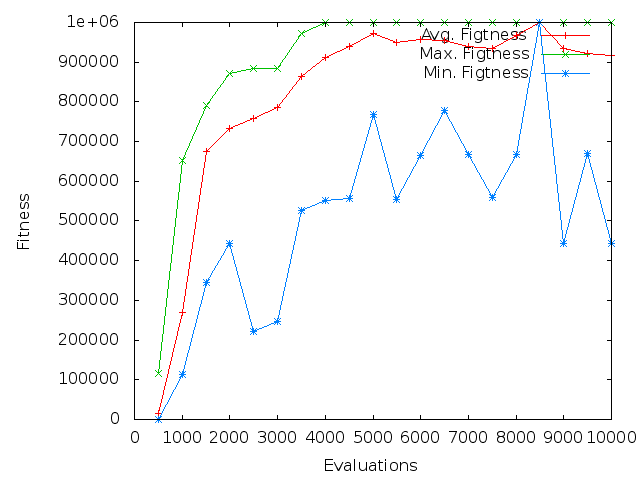

Source code (gnuplot):
#!/usr/bin/gnuplot -persist
#
#    
#    	G N U P L O T
#    	Version 4.4 patchlevel 0
#    	last modified March 2010
#    	System: Linux 2.6.35-32-generic
#    
#    	Copyright (C) 1986-1993, 1998, 2004, 2007-2010
#    	Thomas Williams, Colin Kelley and many others
#    
#    	gnuplot home:     http://www.gnuplot.info
#    	faq, bugs, etc:   type "help seeking-assistance"
#    	immediate help:   type "help"
#    	plot window:      hit 'h'
# set terminal wxt 0
# set output
unset clip points
set clip one
unset clip two
set bar 1.000000 front
set border 31 front linetype -1 linewidth 1.000
set xdata
set ydata
set zdata
set x2data
set y2data
set timefmt x "%d/%m/%y,%H:%M"
set timefmt y "%d/%m/%y,%H:%M"
set timefmt z "%d/%m/%y,%H:%M"
set timefmt x2 "%d/%m/%y,%H:%M"
set timefmt y2 "%d/%m/%y,%H:%M"
set timefmt cb "%d/%m/%y,%H:%M"
set boxwidth
set style fill  empty border
set style rectangle back fc lt -3 fillstyle   solid 1.00 border lt -1
set dummy x,y
set format x "% g"
set format y "% g"
set format x2 "% g"
set format y2 "% g"
set format z "% g"
set format cb "% g"
set angles radians
unset grid
set key title ""
set key inside right top vertical Right noreverse enhanced autotitles nobox
set key noinvert samplen 4 spacing 1 width 0 height 0 
unset label
unset arrow
set style increment default
unset style line
unset style arrow
set style histogram clustered gap 2 title  offset character 0, 0, 0
unset logscale
set offsets 0, 0, 0, 0
set pointsize 1
set encoding default
unset polar
unset parametric
unset decimalsign
set view 60, 30, 1, 1  
set samples 100, 100
set isosamples 10, 10
set surface
unset contour
set clabel '%8.3g'
set mapping cartesian
set datafile separator whitespace
unset hidden3d
set cntrparam order 4
set cntrparam linear
set cntrparam levels auto 5
set cntrparam points 5
set size ratio 0 1,1
set origin 0,0
set style data points
set style function lines
set xzeroaxis linetype -2 linewidth 1.000
set yzeroaxis linetype -2 linewidth 1.000
set zzeroaxis linetype -2 linewidth 1.000
set x2zeroaxis linetype -2 linewidth 1.000
set y2zeroaxis linetype -2 linewidth 1.000
set ticslevel 0.5
set mxtics default
set mytics default
set mztics default
set mx2tics default
set my2tics default
set mcbtics default
set xtics border in scale 1,0.5 mirror norotate  offset character 0, 0, 0
set xtics autofreq  norangelimit
set ytics border in scale 1,0.5 mirror norotate  offset character 0, 0, 0
set ytics autofreq  norangelimit
set ztics border in scale 1,0.5 nomirror norotate  offset character 0, 0, 0
set ztics autofreq  norangelimit
set nox2tics
set noy2tics
set cbtics border in scale 1,0.5 mirror norotate  offset character 0, 0, 0
set cbtics autofreq  norangelimit
set title "" 
set title  offset character 0, 0, 0 font "" norotate
set timestamp bottom 
set timestamp "" 
set timestamp  offset character 0, 0, 0 font "" norotate
set rrange [ * : * ] noreverse nowriteback  # (currently [8.98847e+307:-8.98847e+307] )
set trange [ * : * ] noreverse nowriteback  # (currently [-5.00000:5.00000] )
set urange [ * : * ] noreverse nowriteback  # (currently [-10.0000:10.0000] )
set vrange [ * : * ] noreverse nowriteback  # (currently [-10.0000:10.0000] )
set xlabel "Evaluations" 
set xlabel  offset character 0, 0, 0 font "" textcolor lt -1 norotate
set x2label "" 
set x2label  offset character 0, 0, 0 font "" textcolor lt -1 norotate
set xrange [ * : * ] noreverse nowriteback  # (currently [0.00000:10000.0] )
set x2range [ * : * ] noreverse nowriteback  # (currently [500.000:10000.0] )
set ylabel "Fitness" 
set ylabel  offset character 0, 0, 0 font "" textcolor lt -1 rotate by -270
set y2label "" 
set y2label  offset character 0, 0, 0 font "" textcolor lt -1 rotate by -270
set yrange [ * : * ] noreverse nowriteback  # (currently [0.00000:1.00000e+06] )
set y2range [ * : * ] noreverse nowriteback  # (currently [263.853:999275.] )
set zlabel "" 
set zlabel  offset character 0, 0, 0 font "" textcolor lt -1 norotate
set zrange [ * : * ] noreverse nowriteback  # (currently [-10.0000:10.0000] )
set cblabel "" 
set cblabel  offset character 0, 0, 0 font "" textcolor lt -1 rotate by -270
set cbrange [ * : * ] noreverse nowriteback  # (currently [8.98847e+307:-8.98847e+307] )
set zero 1e-08
set lmargin  -1
set bmargin  -1
set rmargin  -1
set tmargin  -1
set locale "en_US.utf8"
set pm3d explicit at s
set pm3d scansautomatic
set pm3d interpolate 1,1 flush begin noftriangles nohidden3d corners2color mean
set palette positive nops_allcF maxcolors 0 gamma 1.5 color model RGB 
set palette rgbformulae 7, 5, 15
set colorbox default
set colorbox vertical origin screen 0.9, 0.2, 0 size screen 0.05, 0.6, 0 front bdefault
set loadpath 
set fontpath 
set fit noerrorvariables
GNUTERM = "wxt"
plot "graph_xor_mimic_report_Graphs" index 0:0 using 1:2 title "Avg. Figtness" with linespoints,"graph_xor_mimic_report_Graphs" index 3:3 using 1:2 title "Max. Figtness" with linespoints,"graph_xor_mimic_report_Graphs" index 4:4 using 1:2 title "Min. Figtness" with linespoints
#    EOF
